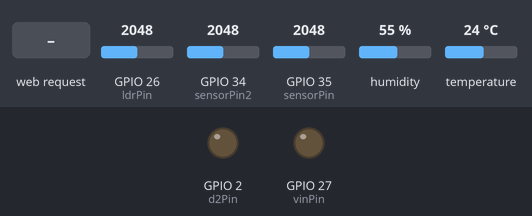
The sketch below on a simulated ESP32. On the bench: output pins drawn as LEDs (lit = HIGH). The test bench sets the inputs (shaded band); at power-on: GPIO 26 (ldrPin) = 2048, GPIO 34 (sensorPin2) = 2048, GPIO 35 (sensorPin) = 2048, humidity 55 %, temperature 24 °C. WiFi joins after 1.5 s; servers stay silent unless stated; what the sketch prints to the serial monitor is not drawn.

Above: at 3.2 s.
3.3 s: HTTP request GET /on received
At 4.1 s:
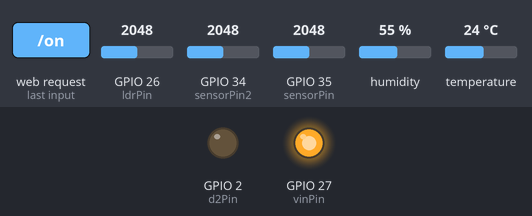
4.8 s: HTTP request GET /d2on received
At 5.9 s:
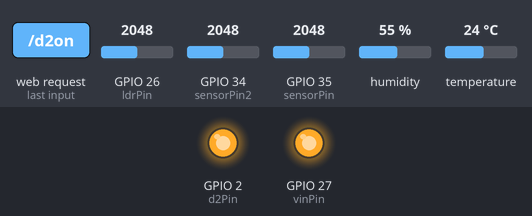
6.3 s: HTTP request GET /off received
At 6.8 s:
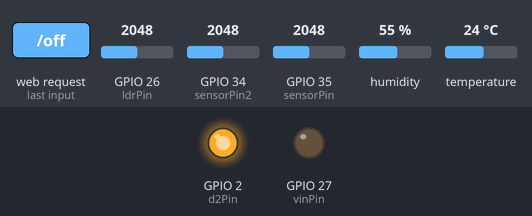
7.8 s: HTTP request GET /d2off received
At 8.5 s:
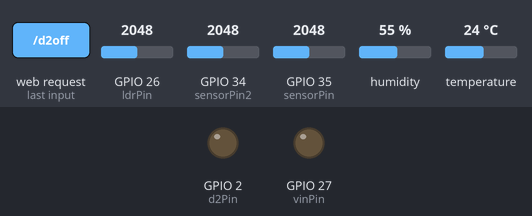
Timing chart, 0 to 10.3 s (numbered marks = the images above; inputs shaded):
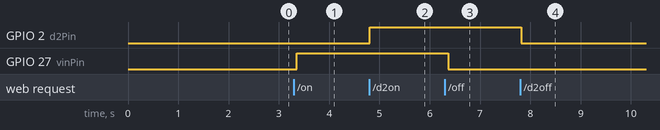

The sketch:

webserver_v6.ino
```cpp
#include <WiFi.h>
#include <WebServer.h>
#include <DHT.h>

const char* ssid = "Redmi";
const char* password = "12345678";

WebServer server(80);

#define sensorPin 35
#define sensorPin2 34
#define sensorPin3 19
#define ldrPin 26 // Pin connected to LDR

// Digital pin connected to the VIN pin
const int vinPin = 27;
const int d2Pin = 2;

// Initialize DHT sensor
#define DHTPIN 19      // Digital pin connected to the DHT sensor
#define DHTTYPE DHT22  // DHT 22 (AM2302) sensor type
DHT dht(DHTPIN, DHTTYPE);

// Variable to hold sensor reading
int sensorValue = 0;
int sensorValue2 = 0;
int ldrValue = 0; // Variable to hold LDR reading
float temperature = 0;
float humidity = 0;

void setup() {
  Serial.begin(115200);
  dht.begin();

  // Connect to Wi-Fi with DHCP
  WiFi.begin(ssid, password);
  while (WiFi.status() != WL_CONNECTED) {
    delay(1000);
    Serial.println("Connecting to WiFi...");
  }
  Serial.println("Connected to WiFi");

  // Print ESP32 IP address to serial monitor
  Serial.print("IP Address: ");
  Serial.println(WiFi.localIP());

  // Configure VIN pin as output
  pinMode(vinPin, OUTPUT);
  digitalWrite(vinPin, LOW); // Initial state is off

  // Configure D2 pin as output
  pinMode(d2Pin, OUTPUT);
  digitalWrite(d2Pin, LOW); // Initial state is off

  // Route for root / web page
  server.on("/", HTTP_GET, handleRoot);

  // Route for turning VIN pin on
  server.on("/on", HTTP_GET, handleOn);

  // Route for turning VIN pin off
  server.on("/off", HTTP_GET, handleOff);

  // Route for turning D2 pin on
  server.on("/d2on", HTTP_GET, d2handleOn);

  // Route for turning D2 pin off
  server.on("/d2off", HTTP_GET, d2handleOff);

  // Start server
  server.begin();
  Serial.println("HTTP server started");
}

void loop() {
  server.handleClient(); // Handle client requests

  // Your sensor reading code goes here
  sensorValue = analogRead(sensorPin);
  Serial.println("sensorValue: ");
  Serial.println(sensorValue);

  sensorValue2 = analogRead(sensorPin2);
  Serial.println("sensorValue2: ");
  Serial.println(sensorValue2);

  // Read temperature and humidity from DHT sensor
  humidity = dht.readHumidity();
  temperature = dht.readTemperature();

  if (isnan(humidity) || isnan(temperature)) {
    Serial.println("Failed to read from DHT sensor!");
  } else {
    Serial.print("Humidity: ");
    Serial.print(humidity);
    Serial.print("%  Temperature: ");
    Serial.print(temperature);
    Serial.println("°C");
  }

  // Read LDR value
  ldrValue = analogRead(ldrPin);
  Serial.println("LDR value: ");
  Serial.println(ldrValue);

  delay(100); // Optionally add delay between readings
}
void handleRoot() {
  // Send HTTP response with a web page
  String html = "<html><head><title>ESP32 Sensor Control</title>";
  html += "<style>";
  html += "body { font-family: Arial, sans-serif; background-color: #f4f4f4; margin: 0; padding: 0; background-image: url('https://www.transparenttextures.com/patterns/brushed-alum-dark.png'); }";
  html += "h1 { color: #333; text-align: center; margin-top: 20px; }";
  html += ".container { max-width: 600px; margin: 20px auto; padding: 20px; background-color: #ffffff; border-radius: 10px; box-shadow: 0 0 10px rgba(0,0,0,0.1); background-image: linear-gradient(to bottom, #b5e48c, #99d98c); }";
  html += ".btn-container { text-align: center; }";
  html += ".btn { padding: 10px 20px; background-color: #4CAF50; color: white; border: none; cursor: pointer; margin: 5px; border-radius: 5px; }";
  html += ".btn:hover { background-color: #45a049; }";
  html += "</style>";
  html += "<script>function toggleVin(action) {";
  html += "var xhr = new XMLHttpRequest();";
  html += "xhr.open('GET', '/' + action, true);";
  html += "xhr.onreadystatechange = function() {";
  html += "if (xhr.readyState == 4 && xhr.status == 200) {";
  html += "var response = JSON.parse(xhr.responseText);";
  html += "alert(response.message);";
  html += "}};";
  html += "xhr.send();";
  html += "}</script>";
  html += "<script>function toggleD2(action) {";
  html += "var xhr = new XMLHttpRequest();";
  html += "xhr.open('GET', '/d2' + action, true);";
  html += "xhr.onreadystatechange = function() {";
  html += "if (xhr.readyState == 4 && xhr.status == 200) {";
  html += "var response = JSON.parse(xhr.responseText);";
  html += "alert(response.message);";
  html += "}};";
  html += "xhr.send();";
  html += "}</script>";
  html += "</head><body>";
  html += "<h1>ESP32 Sensor Control</h1>";
  html += "<div class='container'>";
  html += "<p><strong>Current sensor value:</strong> " + String(sensorValue) + "</p>";
  html += "<p><strong>Current sensor value:</strong> " + String(sensorValue2) + "</p>";
  html += "<p><strong>LDR value:</strong> " + String(ldrValue) + "</p>";
  html += "<p><strong>Temperature:</strong> " + String(temperature) + "°C</p>";
  html += "<p><strong>Humidity:</strong> " + String(humidity) + "%</p>";
  html += "<div class='btn-container'>";
  html += "<button class='btn' onclick=\"toggleVin('on');\">Turn On VIN Pin</button>";
  html += "<button class='btn' onclick=\"toggleVin('off');\">Turn Off VIN Pin</button><br><br>";
  html += "<button class='btn' onclick=\"toggleD2('on');\">Turn On D2 Pin</button>";
  html += "<button class='btn' onclick=\"toggleD2('off');\">Turn Off D2 Pin</button>";
  html += "</div></div>";
  html += "</body></html>";
  server.send(200, "text/html", html);
}


void handleOn() {
  digitalWrite(vinPin, HIGH); // Turn VIN pin on
  sendJsonResponse("VIN pin turned on");
}

void handleOff() {
  digitalWrite(vinPin, LOW); // Turn VIN pin off
  sendJsonResponse("VIN pin turned off");
}

void d2handleOn() {
  digitalWrite(d2Pin, HIGH); // Turn D2 pin on
  sendJsonResponse("D2 pin turned on");
}

void d2handleOff() {
  digitalWrite(d2Pin, LOW); // Turn D2 pin off
  sendJsonResponse("D2 pin turned off");
}

void sendJsonResponse(const char* message) {
  String json = "{\"message\": \"" + String(message) + "\"}";
  server.send(200, "application/json", json);
}
```

Measured:
- after the input at 3.3 s, GPIO 27 (vinPin): LOW → HIGH after 0.06 s
- after the input at 4.8 s, GPIO 2 (d2Pin): LOW → HIGH at once
- after the input at 6.3 s, GPIO 27 (vinPin): HIGH → LOW after 0.07 s
- after the input at 7.8 s, GPIO 2 (d2Pin): HIGH → LOW at once
